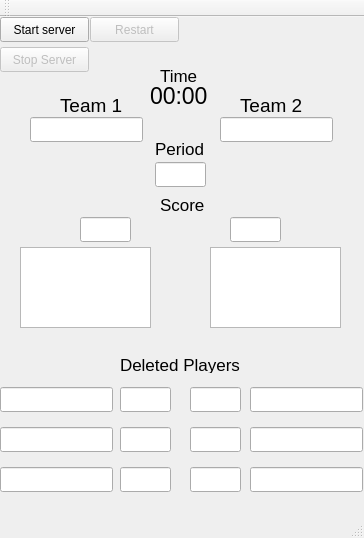
<?xml version="1.0" encoding="UTF-8"?>
<ui version="4.0">
 <class>MainWindow</class>
 <widget class="QMainWindow" name="MainWindow">
  <property name="geometry">
   <rect>
    <x>0</x>
    <y>0</y>
    <width>364</width>
    <height>538</height>
   </rect>
  </property>
  <property name="windowTitle">
   <string>Server</string>
  </property>
  <widget class="QWidget" name="centralWidget">
   <widget class="QPushButton" name="startButton">
    <property name="geometry">
     <rect>
      <x>0</x>
      <y>0</y>
      <width>89</width>
      <height>25</height>
     </rect>
    </property>
    <property name="text">
     <string>Start server</string>
    </property>
   </widget>
   <widget class="QLabel" name="timeLabel">
    <property name="geometry">
     <rect>
      <x>160</x>
      <y>50</y>
      <width>41</width>
      <height>17</height>
     </rect>
    </property>
    <property name="font">
     <font>
      <pointsize>13</pointsize>
     </font>
    </property>
    <property name="text">
     <string>Time</string>
    </property>
   </widget>
   <widget class="QPushButton" name="stopButton">
    <property name="enabled">
     <bool>false</bool>
    </property>
    <property name="geometry">
     <rect>
      <x>0</x>
      <y>30</y>
      <width>89</width>
      <height>25</height>
     </rect>
    </property>
    <property name="text">
     <string>Stop Server</string>
    </property>
   </widget>
   <widget class="QLabel" name="clockLabel">
    <property name="geometry">
     <rect>
      <x>150</x>
      <y>70</y>
      <width>61</width>
      <height>17</height>
     </rect>
    </property>
    <property name="font">
     <font>
      <pointsize>17</pointsize>
     </font>
    </property>
    <property name="text">
     <string>00:00</string>
    </property>
    <property name="textFormat">
     <enum>Qt::AutoText</enum>
    </property>
   </widget>
   <widget class="QLabel" name="teamOneLabel">
    <property name="geometry">
     <rect>
      <x>60</x>
      <y>80</y>
      <width>67</width>
      <height>17</height>
     </rect>
    </property>
    <property name="font">
     <font>
      <pointsize>14</pointsize>
     </font>
    </property>
    <property name="text">
     <string>Team 1</string>
    </property>
   </widget>
   <widget class="QLabel" name="teamTwoLabel">
    <property name="geometry">
     <rect>
      <x>240</x>
      <y>80</y>
      <width>67</width>
      <height>17</height>
     </rect>
    </property>
    <property name="font">
     <font>
      <pointsize>14</pointsize>
     </font>
    </property>
    <property name="text">
     <string>Team 2</string>
    </property>
   </widget>
   <widget class="QLineEdit" name="teamOneEdit">
    <property name="enabled">
     <bool>true</bool>
    </property>
    <property name="geometry">
     <rect>
      <x>30</x>
      <y>100</y>
      <width>113</width>
      <height>25</height>
     </rect>
    </property>
    <property name="font">
     <font>
      <pointsize>15</pointsize>
     </font>
    </property>
    <property name="layoutDirection">
     <enum>Qt::RightToLeft</enum>
    </property>
    <property name="readOnly">
     <bool>true</bool>
    </property>
   </widget>
   <widget class="QLineEdit" name="teamTwoEdit">
    <property name="enabled">
     <bool>true</bool>
    </property>
    <property name="geometry">
     <rect>
      <x>220</x>
      <y>100</y>
      <width>113</width>
      <height>25</height>
     </rect>
    </property>
    <property name="font">
     <font>
      <pointsize>15</pointsize>
     </font>
    </property>
    <property name="layoutDirection">
     <enum>Qt::RightToLeft</enum>
    </property>
    <property name="readOnly">
     <bool>true</bool>
    </property>
   </widget>
   <widget class="QLabel" name="scoreLabel">
    <property name="geometry">
     <rect>
      <x>160</x>
      <y>180</y>
      <width>44</width>
      <height>16</height>
     </rect>
    </property>
    <property name="font">
     <font>
      <pointsize>13</pointsize>
     </font>
    </property>
    <property name="text">
     <string>Score</string>
    </property>
   </widget>
   <widget class="QLineEdit" name="scoreOneEdit">
    <property name="enabled">
     <bool>true</bool>
    </property>
    <property name="geometry">
     <rect>
      <x>80</x>
      <y>200</y>
      <width>51</width>
      <height>25</height>
     </rect>
    </property>
    <property name="font">
     <font>
      <pointsize>15</pointsize>
     </font>
    </property>
    <property name="layoutDirection">
     <enum>Qt::RightToLeft</enum>
    </property>
    <property name="readOnly">
     <bool>true</bool>
    </property>
   </widget>
   <widget class="QLineEdit" name="scoreTwoEdit">
    <property name="enabled">
     <bool>true</bool>
    </property>
    <property name="geometry">
     <rect>
      <x>230</x>
      <y>200</y>
      <width>51</width>
      <height>25</height>
     </rect>
    </property>
    <property name="font">
     <font>
      <pointsize>15</pointsize>
     </font>
    </property>
    <property name="layoutDirection">
     <enum>Qt::RightToLeft</enum>
    </property>
    <property name="readOnly">
     <bool>true</bool>
    </property>
   </widget>
   <widget class="QLabel" name="periodLabel">
    <property name="geometry">
     <rect>
      <x>155</x>
      <y>122</y>
      <width>51</width>
      <height>20</height>
     </rect>
    </property>
    <property name="font">
     <font>
      <pointsize>13</pointsize>
     </font>
    </property>
    <property name="text">
     <string>Period</string>
    </property>
   </widget>
   <widget class="QLineEdit" name="periodEdit">
    <property name="enabled">
     <bool>true</bool>
    </property>
    <property name="geometry">
     <rect>
      <x>155</x>
      <y>145</y>
      <width>51</width>
      <height>25</height>
     </rect>
    </property>
    <property name="font">
     <font>
      <pointsize>15</pointsize>
     </font>
    </property>
    <property name="layoutDirection">
     <enum>Qt::RightToLeft</enum>
    </property>
    <property name="readOnly">
     <bool>true</bool>
    </property>
   </widget>
   <widget class="QPushButton" name="clearButton">
    <property name="enabled">
     <bool>false</bool>
    </property>
    <property name="geometry">
     <rect>
      <x>90</x>
      <y>0</y>
      <width>89</width>
      <height>25</height>
     </rect>
    </property>
    <property name="text">
     <string>Restart</string>
    </property>
   </widget>
   <widget class="QListWidget" name="goalOneListView">
    <property name="geometry">
     <rect>
      <x>20</x>
      <y>230</y>
      <width>131</width>
      <height>81</height>
     </rect>
    </property>
   </widget>
   <widget class="QListWidget" name="goalTwoListView">
    <property name="geometry">
     <rect>
      <x>210</x>
      <y>230</y>
      <width>131</width>
      <height>81</height>
     </rect>
    </property>
   </widget>
   <widget class="QLabel" name="deleteLabel">
    <property name="geometry">
     <rect>
      <x>120</x>
      <y>340</y>
      <width>121</width>
      <height>16</height>
     </rect>
    </property>
    <property name="font">
     <font>
      <pointsize>13</pointsize>
     </font>
    </property>
    <property name="text">
     <string>Deleted Players</string>
    </property>
   </widget>
   <widget class="QLineEdit" name="deletedOneOneEdit">
    <property name="enabled">
     <bool>true</bool>
    </property>
    <property name="geometry">
     <rect>
      <x>0</x>
      <y>370</y>
      <width>113</width>
      <height>25</height>
     </rect>
    </property>
    <property name="font">
     <font>
      <pointsize>15</pointsize>
     </font>
    </property>
    <property name="layoutDirection">
     <enum>Qt::RightToLeft</enum>
    </property>
    <property name="readOnly">
     <bool>true</bool>
    </property>
   </widget>
   <widget class="QLineEdit" name="deletedTwoOneEdit">
    <property name="enabled">
     <bool>true</bool>
    </property>
    <property name="geometry">
     <rect>
      <x>0</x>
      <y>410</y>
      <width>113</width>
      <height>25</height>
     </rect>
    </property>
    <property name="font">
     <font>
      <pointsize>15</pointsize>
     </font>
    </property>
    <property name="layoutDirection">
     <enum>Qt::RightToLeft</enum>
    </property>
    <property name="readOnly">
     <bool>true</bool>
    </property>
   </widget>
   <widget class="QLineEdit" name="deletedThreeOneEdit">
    <property name="enabled">
     <bool>true</bool>
    </property>
    <property name="geometry">
     <rect>
      <x>0</x>
      <y>450</y>
      <width>113</width>
      <height>25</height>
     </rect>
    </property>
    <property name="font">
     <font>
      <pointsize>15</pointsize>
     </font>
    </property>
    <property name="layoutDirection">
     <enum>Qt::RightToLeft</enum>
    </property>
    <property name="readOnly">
     <bool>true</bool>
    </property>
   </widget>
   <widget class="QLineEdit" name="deletedTimeOneOneEdit">
    <property name="enabled">
     <bool>true</bool>
    </property>
    <property name="geometry">
     <rect>
      <x>120</x>
      <y>370</y>
      <width>51</width>
      <height>25</height>
     </rect>
    </property>
    <property name="font">
     <font>
      <pointsize>13</pointsize>
     </font>
    </property>
    <property name="layoutDirection">
     <enum>Qt::RightToLeft</enum>
    </property>
    <property name="readOnly">
     <bool>true</bool>
    </property>
   </widget>
   <widget class="QLineEdit" name="deletedTimeTwoOneEdit">
    <property name="enabled">
     <bool>true</bool>
    </property>
    <property name="geometry">
     <rect>
      <x>120</x>
      <y>410</y>
      <width>51</width>
      <height>25</height>
     </rect>
    </property>
    <property name="font">
     <font>
      <pointsize>13</pointsize>
     </font>
    </property>
    <property name="layoutDirection">
     <enum>Qt::RightToLeft</enum>
    </property>
    <property name="readOnly">
     <bool>true</bool>
    </property>
   </widget>
   <widget class="QLineEdit" name="deletedTimeThreeOneEdit">
    <property name="enabled">
     <bool>true</bool>
    </property>
    <property name="geometry">
     <rect>
      <x>120</x>
      <y>450</y>
      <width>51</width>
      <height>25</height>
     </rect>
    </property>
    <property name="font">
     <font>
      <pointsize>13</pointsize>
     </font>
    </property>
    <property name="layoutDirection">
     <enum>Qt::RightToLeft</enum>
    </property>
    <property name="readOnly">
     <bool>true</bool>
    </property>
   </widget>
   <widget class="QLineEdit" name="deletedTimeTwoTwoEdit">
    <property name="enabled">
     <bool>true</bool>
    </property>
    <property name="geometry">
     <rect>
      <x>190</x>
      <y>410</y>
      <width>51</width>
      <height>25</height>
     </rect>
    </property>
    <property name="font">
     <font>
      <pointsize>13</pointsize>
     </font>
    </property>
    <property name="layoutDirection">
     <enum>Qt::RightToLeft</enum>
    </property>
    <property name="readOnly">
     <bool>true</bool>
    </property>
   </widget>
   <widget class="QLineEdit" name="deletedTimeThreeTwoEdit">
    <property name="enabled">
     <bool>true</bool>
    </property>
    <property name="geometry">
     <rect>
      <x>190</x>
      <y>450</y>
      <width>51</width>
      <height>25</height>
     </rect>
    </property>
    <property name="font">
     <font>
      <pointsize>13</pointsize>
     </font>
    </property>
    <property name="layoutDirection">
     <enum>Qt::RightToLeft</enum>
    </property>
    <property name="readOnly">
     <bool>true</bool>
    </property>
   </widget>
   <widget class="QLineEdit" name="deletedTimeOneTwoEdit">
    <property name="enabled">
     <bool>true</bool>
    </property>
    <property name="geometry">
     <rect>
      <x>190</x>
      <y>370</y>
      <width>51</width>
      <height>25</height>
     </rect>
    </property>
    <property name="font">
     <font>
      <pointsize>13</pointsize>
     </font>
    </property>
    <property name="layoutDirection">
     <enum>Qt::RightToLeft</enum>
    </property>
    <property name="readOnly">
     <bool>true</bool>
    </property>
   </widget>
   <widget class="QLineEdit" name="deletedTwoTwoEdit">
    <property name="enabled">
     <bool>true</bool>
    </property>
    <property name="geometry">
     <rect>
      <x>250</x>
      <y>410</y>
      <width>113</width>
      <height>25</height>
     </rect>
    </property>
    <property name="font">
     <font>
      <pointsize>15</pointsize>
     </font>
    </property>
    <property name="layoutDirection">
     <enum>Qt::RightToLeft</enum>
    </property>
    <property name="readOnly">
     <bool>true</bool>
    </property>
   </widget>
   <widget class="QLineEdit" name="deletedOneTwoEdit">
    <property name="enabled">
     <bool>true</bool>
    </property>
    <property name="geometry">
     <rect>
      <x>250</x>
      <y>370</y>
      <width>113</width>
      <height>25</height>
     </rect>
    </property>
    <property name="font">
     <font>
      <pointsize>15</pointsize>
     </font>
    </property>
    <property name="layoutDirection">
     <enum>Qt::RightToLeft</enum>
    </property>
    <property name="readOnly">
     <bool>true</bool>
    </property>
   </widget>
   <widget class="QLineEdit" name="deletedThreeTwoEdit">
    <property name="enabled">
     <bool>true</bool>
    </property>
    <property name="geometry">
     <rect>
      <x>250</x>
      <y>450</y>
      <width>113</width>
      <height>25</height>
     </rect>
    </property>
    <property name="font">
     <font>
      <pointsize>15</pointsize>
     </font>
    </property>
    <property name="layoutDirection">
     <enum>Qt::RightToLeft</enum>
    </property>
    <property name="readOnly">
     <bool>true</bool>
    </property>
   </widget>
  </widget>
  <widget class="QMenuBar" name="menuBar">
   <property name="geometry">
    <rect>
     <x>0</x>
     <y>0</y>
     <width>364</width>
     <height>22</height>
    </rect>
   </property>
  </widget>
  <widget class="QToolBar" name="mainToolBar">
   <attribute name="toolBarArea">
    <enum>TopToolBarArea</enum>
   </attribute>
   <attribute name="toolBarBreak">
    <bool>false</bool>
   </attribute>
  </widget>
  <widget class="QStatusBar" name="statusBar"/>
 </widget>
 <layoutdefault spacing="6" margin="11"/>
 <resources/>
 <connections/>
</ui>
